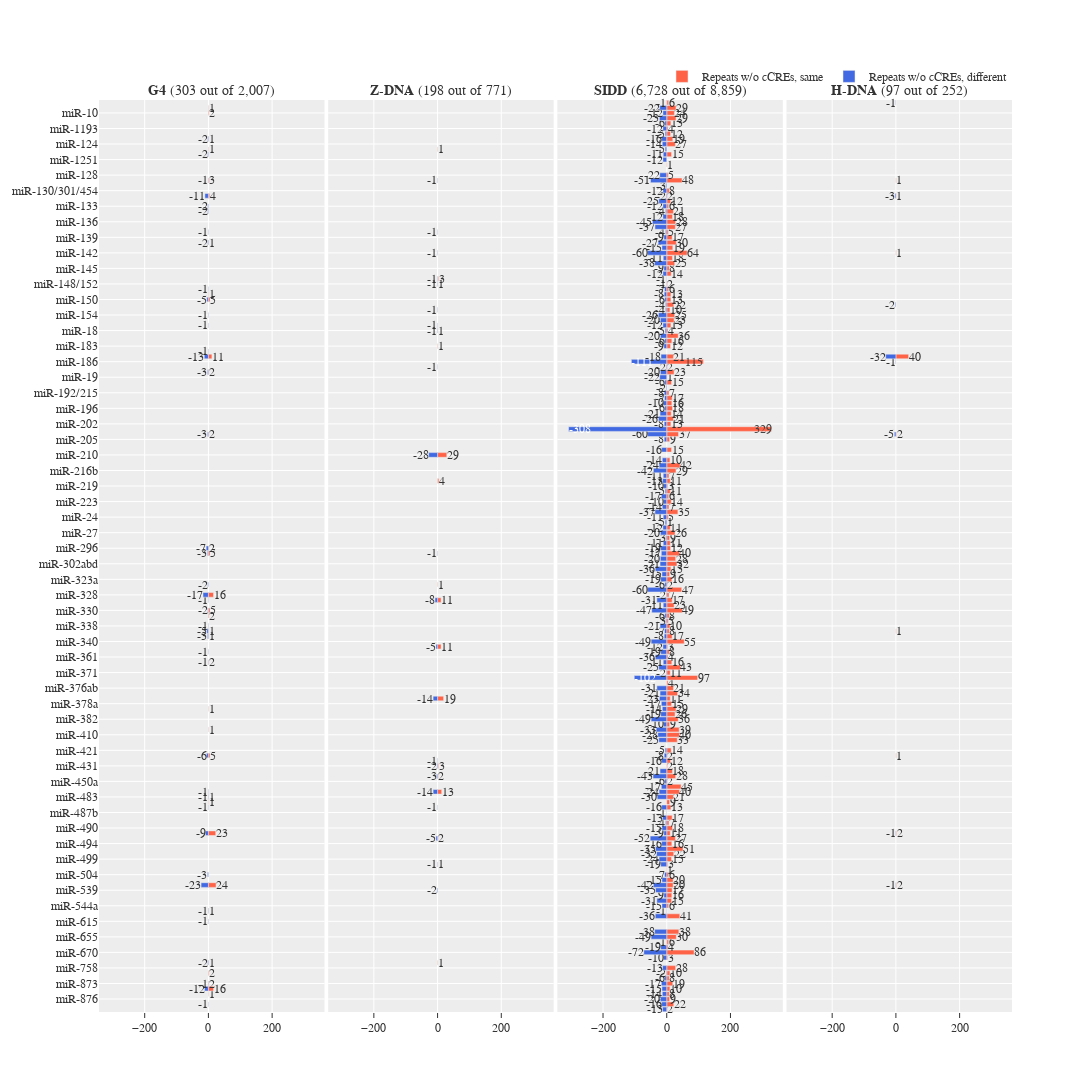

Write notebook code for a chart like this one.
### Code cell
groups = ["g4", "z-dna", "sidd", "h-dna"]
categories = [
    "Repeats w/o cCREs, same",
    "Repeats w/o cCREs, different",
    # "cCREs w/o Repeats, same",
    # "cCREs w/o Repeats, different",
]
colors = {
    "Repeats w/o cCREs, same": "tomato",
    "Repeats w/o cCREs, different": "royalblue",
    # "cCREs w/o Repeats, same": "tomato",
    # "cCREs w/o Repeats, different": "royalblue",
    # "cCREs w/o Repeats, same": "darksalmon",
    # "cCREs w/o Repeats, different": "cornflowerblue",
}

n_rows = 1
n_cols = 4

fig = ps.make_subplots(
    rows=n_rows,
    cols=n_cols,
    shared_xaxes="all",
    shared_yaxes="all",
    horizontal_spacing=0.004,
    vertical_spacing=0.01,
    column_titles=[
        f"<b>{x.upper()}</b> ({form_df[(form_df['group']==x) & form_df['custom_type'].isin(categories)]['total_count'].sum():,d} out of {form_df[form_df['group']==x]['total_count'].sum():,d})"
        for x in groups
    ],
    # y_title="Number of miRNAs per flipon",
    # x_title="Flipon count",
)

for i, group in enumerate(groups):
    for category in categories:
        df = form_df[(form_df["group"] == group) & (form_df["custom_type"] == category)]
        sub = pgo.Bar(
            x=df["total_count_signed"],
            y=df["mirna"],
            # text=df['total_count'],
            name=category,
            texttemplate="%{x:,d}",
            textposition=df["total_count_signed"].apply(
                lambda x: "outside" if abs(x) <= 100 else "inside"
            ),
            cliponaxis=False,
            marker=dict(color=colors[category]),
            orientation="h",
            width=0.9,
            showlegend=True if (i == 0) else False,
        )
        fig.add_trace(sub, row=1, col=i + 1)

fig.update_xaxes(tickformat="s")
fig.update_yaxes(
    ticks="",
    type="category",
    categoryarray=form_df.sort_values("mirna", ascending=False)["mirna"].unique(),
    categoryorder="array",
)
fig.update_annotations(font=dict(size=14))

fig.update_layout(
    # title=f"Flipons enriched with miRNA seed-regions ({plotly_data['count'].sum():,d})",
    # title_x=0.0035,
    # title_y=.985,
    height=3000,
    width=1500,
    barmode="relative",
    font=dict(family="monospace", size=12),
    uniformtext_minsize=12,
    uniformtext_mode="show",
    # margin=dict(l=60, r=5, t=25, b=60),
    legend=dict(
        # title_text="Flipon group",
        # traceorder="reversed",
        orientation="h",
        yanchor="bottom",
        y=1.01,
        xanchor="right",
        x=1,
    ),
    template="ggplot2",
)

fig.write_image(d_img / "flipon_to_mirna_mapping-ccre-vs-repeats-strands-01-repeats.png")
fig.show()

### Figure 1 — Plotly figure (JSON) as saved in the notebook; plotly's stock layout.template omitted (floating-point values rounded to 4 significant figures; data arrays with more than 128 entries replaced by an {"elided": "..."} marker saying what was removed)
{"data": [{"cliponaxis": false, "marker": {"color": "tomato"}, "name": "Repeats w/o cCREs, same", "orientation": "h", "showlegend": true, "textposition": ["outside", "outside", "outside", "outside", "outside", "outside", "outside", "outside", "outside", "outside", "outside", "outside", "outside", "outside", "outside", "outside", "outside", "outside", "outside", "outside", "outside", "outside", "outside", "outside", "outside", "outside", "outside", "outside", "outside", "outside", "outside", "outside", "outside"], "texttemplate": "%{x:,d}", "type": "bar", "width": 0.9, "x": [1, 16, 2, 2, 1, 1, 24, 23, 1, 1, 5, 1, 1, 2, 1, 1, 2, 5, 16, 5, 2, 2, 2, 11, 5, 1, 1, 4, 3, 1, 1, 2, 1], "xaxis": "x", "y": ["miR-875", "miR-874", "miR-873", "miR-760", "miR-744", "miR-551", "miR-532", "miR-491", "miR-485", "miR-483", "miR-423", "miR-409", "miR-379", "miR-365", "miR-34/449", "miR-339", "miR-331", "miR-330", "miR-328", "miR-299", "miR-296", "miR-204/211", "miR-188", "miR-185", "miR-150", "miR-15/16/195/424/497", "miR-140", "miR-1306", "miR-129", "miR-1249", "miR-122", "miR-10", "miR-1/206"], "yaxis": "y"}, {"cliponaxis": false, "marker": {"color": "royalblue"}, "name": "Repeats w/o cCREs, different", "orientation": "h", "showlegend": true, "textposition": ["outside", "outside", "outside", "outside", "outside", "outside", "outside", "outside", "outside", "outside", "outside", "outside", "outside", "outside", "outside", "outside", "outside", "outside", "outside", "outside", "outside", "outside", "outside", "outside", "outside", "outside", "outside", "outside", "outside", "outside", "outside", "outside", "outside", "outside", "outside", "outside", "outside", "outside", "outside", "outside"], "texttemplate": "%{x:,d}", "type": "bar", "width": 0.9, "x": [-1, -12, -1, -2, -1, -1, -23, -3, -9, -1, -1, -1, -6, -1, -1, -3, -5, -1, -2, -1, -17, -2, -3, -7, -3, -3, -13, -1, -1, -1, -5, -1, -2, -1, -2, -2, -11, -1, -2, -2], "xaxis": "x", "y": ["miR-9", "miR-874", "miR-873", "miR-744", "miR-615", "miR-551", "miR-532", "miR-504", "miR-491", "miR-486", "miR-483", "miR-455", "miR-423", "miR-365", "miR-346", "miR-34/449", "miR-339", "miR-338", "miR-330", "miR-329/362", "miR-328", "miR-324", "miR-299", "miR-296", "miR-204/211", "miR-188", "miR-185", "miR-184", "miR-17/20/93/106/519d", "miR-154", "miR-150", "miR-149", "miR-140", "miR-138", "miR-134", "miR-133", "miR-1306", "miR-129", "miR-125", "miR-122"], "yaxis": "y"}, {"cliponaxis": false, "marker": {"color": "tomato"}, "name": "Repeats w/o cCREs, same", "orientation": "h", "showlegend": false, "textposition": ["outside", "outside", "outside", "outside", "outside", "outside", "outside", "outside", "outside", "outside", "outside", "outside", "outside", "outside", "outside", "outside", "outside"], "texttemplate": "%{x:,d}", "type": "bar", "width": 0.9, "x": [1, 1, 2, 13, 2, 3, 19, 11, 11, 1, 4, 29, 1, 1, 1, 3, 1], "xaxis": "x2", "y": ["miR-744", "miR-501/502", "miR-493", "miR-455", "miR-448", "miR-431", "miR-377", "miR-342", "miR-329/362", "miR-324", "miR-218", "miR-210", "miR-183", "miR-18", "miR-148/152", "miR-147", "miR-1249"], "yaxis": "y2"}, {"cliponaxis": false, "marker": {"color": "royalblue"}, "name": "Repeats w/o cCREs, different", "orientation": "h", "showlegend": false, "textposition": ["outside", "outside", "outside", "outside", "outside", "outside", "outside", "outside", "outside", "outside", "outside", "outside", "outside", "outside", "outside", "outside", "outside", "outside", "outside", "outside", "outside", "outside"], "texttemplate": "%{x:,d}", "type": "bar", "width": 0.9, "x": [-2, -1, -5, -1, -14, -3, -2, -1, -14, -5, -8, -1, -28, -1, -1, -1, -1, -1, -1, -1, -1, -1], "xaxis": "x2", "y": ["miR-539", "miR-501/502", "miR-493", "miR-486", "miR-455", "miR-448", "miR-431", "miR-425", "miR-377", "miR-342", "miR-329/362", "miR-299", "miR-210", "miR-187", "miR-18", "miR-17/20/93/106/519d", "miR-153", "miR-148/152", "miR-147", "miR-142", "miR-138", "miR-129"], "yaxis": "y2"}, {"cliponaxis": false, "marker": {"color": "tomato"}, "name": "Repeats w/o cCREs, same", "orientation": "h", "showlegend": false, "textposition": {"elided": "161 str values"}, "texttemplate": "%{x:,d}", "type": "bar", "width": 0.9, "x": {"elided": "161 int values"}, "xaxis": "x3", "y": {"elided": "161 str values"}, "yaxis": "y3"}, {"cliponaxis": false, "marker": {"color": "royalblue"}, "name": "Repeats w/o cCREs, different", "orientation": "h", "showlegend": false, "textposition": {"elided": "163 str values"}, "texttemplate": "%{x:,d}", "type": "bar", "width": 0.9, "x": {"elided": "163 int values"}, "xaxis": "x3", "y": {"elided": "163 str values"}, "yaxis": "y3"}, {"cliponaxis": false, "marker": {"color": "tomato"}, "name": "Repeats w/o cCREs, same", "orientation": "h", "showlegend": false, "textposition": ["outside", "outside", "outside", "outside", "outside", "outside", "outside", "outside", "outside"], "texttemplate": "%{x:,d}", "type": "bar", "width": 0.9, "x": [2, 2, 1, 1, 2, 40, 1, 1, 1], "xaxis": "x4", "y": ["miR-532", "miR-491", "miR-423", "miR-339", "miR-204/211", "miR-185", "miR-142", "miR-1306", "miR-129"], "yaxis": "y4"}, {"cliponaxis": false, "marker": {"color": "royalblue"}, "name": "Repeats w/o cCREs, different", "orientation": "h", "showlegend": false, "textposition": ["outside", "outside", "outside", "outside", "outside", "outside", "outside", "outside"], "texttemplate": "%{x:,d}", "type": "bar", "width": 0.9, "x": [-1, -1, -5, -1, -32, -2, -3, -1], "xaxis": "x4", "y": ["miR-532", "miR-491", "miR-204/211", "miR-186", "miR-185", "miR-151a", "miR-1306", "let-7/miR-98"], "yaxis": "y4"}], "layout": {"annotations": [{"font": {"size": 14}, "showarrow": false, "text": "<b>G4</b> (303 out of 2,007)", "x": 0.1235, "xanchor": "center", "xref": "paper", "y": 1, "yanchor": "bottom", "yref": "paper"}, {"font": {"size": 14}, "showarrow": false, "text": "<b>Z-DNA</b> (198 out of 771)", "x": 0.3745, "xanchor": "center", "xref": "paper", "y": 1, "yanchor": "bottom", "yref": "paper"}, {"font": {"size": 14}, "showarrow": false, "text": "<b>SIDD</b> (6,728 out of 8,859)", "x": 0.6255, "xanchor": "center", "xref": "paper", "y": 1, "yanchor": "bottom", "yref": "paper"}, {"font": {"size": 14}, "showarrow": false, "text": "<b>H-DNA</b> (97 out of 252)", "x": 0.8765, "xanchor": "center", "xref": "paper", "y": 1, "yanchor": "bottom", "yref": "paper"}], "barmode": "relative", "font": {"family": "monospace", "size": 12}, "height": 3000, "legend": {"orientation": "h", "x": 1, "xanchor": "right", "y": 1.01, "yanchor": "bottom"}, "uniformtext": {"minsize": 12, "mode": "show"}, "width": 1500, "xaxis": {"anchor": "y", "domain": [0, 0.247], "tickformat": "s"}, "xaxis2": {"anchor": "y2", "domain": [0.251, 0.498], "matches": "x", "tickformat": "s"}, "xaxis3": {"anchor": "y3", "domain": [0.502, 0.749], "matches": "x", "tickformat": "s"}, "xaxis4": {"anchor": "y4", "domain": [0.753, 1], "matches": "x", "tickformat": "s"}, "yaxis": {"anchor": "x", "categoryarray": {"elided": "177 str values"}, "categoryorder": "array", "domain": [0, 1], "ticks": "", "type": "category"}, "yaxis2": {"anchor": "x2", "categoryarray": {"elided": "177 str values"}, "categoryorder": "array", "domain": [0, 1], "matches": "y", "showticklabels": false, "ticks": "", "type": "category"}, "yaxis3": {"anchor": "x3", "categoryarray": {"elided": "177 str values"}, "categoryorder": "array", "domain": [0, 1], "matches": "y", "showticklabels": false, "ticks": "", "type": "category"}, "yaxis4": {"anchor": "x4", "categoryarray": {"elided": "177 str values"}, "categoryorder": "array", "domain": [0, 1], "matches": "y", "showticklabels": false, "ticks": "", "type": "category"}}}
